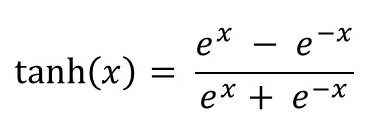
#> input picture images/Hyperbolic Tangent.jpg, 383 x 139 px, given in place of Vd-Orig.png, which was not available
$ python test.py
#> lines starting #> are read from the running program, lines starting #| are printed output that depends on the picture; pictures that were not available may be replaced by others from this repository, and a replacement may not be noted
### utils.py
import numpy as np
from PIL import Image
from matplotlib import pyplot as plt
import seaborn as sns

def get_kernels():
    kernels = []
    kernels.append(('Identity',
                     np.array([[0, 0, 0],
                               [0, 1, 0],
                               [0, 0, 0]])))
    kernels.append(('Edge Detection1',
                     np.array([[1, 0, -1],
                               [0, 0, 0],
                               [-1, 0, 1]])))
    kernels.append(('Edge Detection2',
                     np.array([[0, 1, 0],
                               [1, -4, 1],
                               [0, 1, 0]])))
    kernels.append(('Edge Detection3',
                     np.array([[-1, -1, -1],
                               [-1, 8, -1],
                               [-1, -1, -1]])))
    kernels.append(('Sharpen',
                     np.array([[0, -1, 0],
                               [-1, 5, -1],
                               [0, -1, 0]])))
    kernels.append(('Box Blur',
                     np.array([[1/9, 1/9, 1/9],
                             [1/9, 1/9, 1/9],
                             [1/9, 1/9, 1/9]])))
    kernels.append(('Gaussian Blur',
                     np.array([[1/16, 1/8, 1/16],
                               [1/8, 1/4, 1/8],
                               [1/16, 1/8, 1/16]])))
    return kernels

def pad_img(img, kernel):
    pad_height = (kernel.shape[0] - 1) // 2
    pad_width = (kernel.shape[1] - 1) // 2

    if len(img.shape) == 2:
        return np.pad(img, ((pad_height, pad_height),
                            (pad_width, pad_width)), 'constant')
    return np.pad(img, ((pad_height, pad_height),
                        (pad_width, pad_width),
                        (0, 0)), 'constant')

def convolve2D(img, kernel):
    is_gray_scale = len(img.shape) == 2

    if is_gray_scale:
        img = np.expand_dims(img, axis=2)

    img = pad_img(img, kernel)

    height, width = img.shape[:2]

    new_img = []

    for i in range(height - kernel.shape[0] + 1):
        row = []
        for j in range(width - kernel.shape[1] + 1):
            channels = []
            for k in range(img.shape[2]):
                slice = img[i:i+kernel.shape[0], j:j+kernel.shape[1], k]
                channels.append(np.expand_dims(np.sum(slice * kernel, keepdims=True), axis=0))
            row.append(np.concatenate(channels, axis=2))
        new_img.append(np.concatenate(row, axis=1))

    res = np.maximum(np.concatenate(new_img, axis=0), 0).astype('uint8')

    if is_gray_scale:
        return res[:, :, 0]
    return res

def plot_with_kernels(img):
    kernels = get_kernels()
    n_sub_plots = len(kernels)

    plt.figure('kernels', figsize=(20, 20))

    for i, kernel in enumerate(kernels):
        plt.subplot(n_sub_plots, 3, (i*3) + 1)
        plt.text(0.5, 0.5, kernel[0],
                 horizontalalignment='center',
                 verticalalignment='center',
                 fontsize=15)
        plt.axis('off')

        plt.subplot(n_sub_plots, 3, (i * 3) + 2)
        sns.heatmap(kernel[1], annot=True, cmap='YlGnBu')
        plt.axis('off')

        plt.subplot(n_sub_plots, 3, (i+1) * 3)

        img_ = convolve2D(img, kernel[1])

        if len(img_.shape) == 2:
            plt.imshow(img_, cmap='gray')
        else:
            plt.imshow(img_)

        plt.axis('off')
    plt.show()

# [36 lines left out: functions imshow, get_activations, plot_activations, not called in this run]

### test.py
from utils import *
import cv2
img = cv2.cvtColor(cv2.imread('images/Vd-Orig.png'), cv2.COLOR_BGR2RGB)
#> img is the input picture: shape (139, 383, 3); min 0, max 255, mean 244.4
plot_with_kernels(img)
#> the loop in plot_with_kernels, `for i, kernel in enumerate(kernels):` made 7 passes
#> pass 1, in convolve2D, `img = pad_img(img, kernel)`:
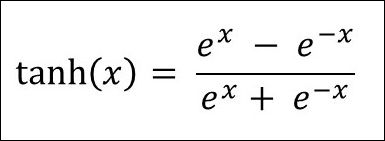
#> img: shape (141, 385, 3); min 0, max 255, mean 239.7
#> pass 2, in plot_with_kernels, `img_ = convolve2D(img, kernel[1])`:
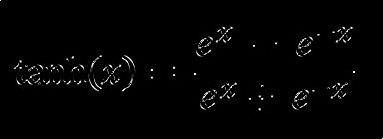
#> img_: shape (139, 383, 3); min 0, max 255, mean 3.7
#> pass 3, in plot_with_kernels, `img_ = convolve2D(img, kernel[1])`:
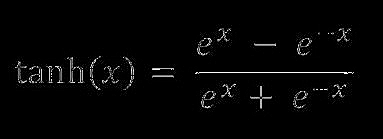
#> img_: shape (139, 383, 3); min 0, max 255, mean 5.2
#> in plot_with_kernels, `plt.show()`:
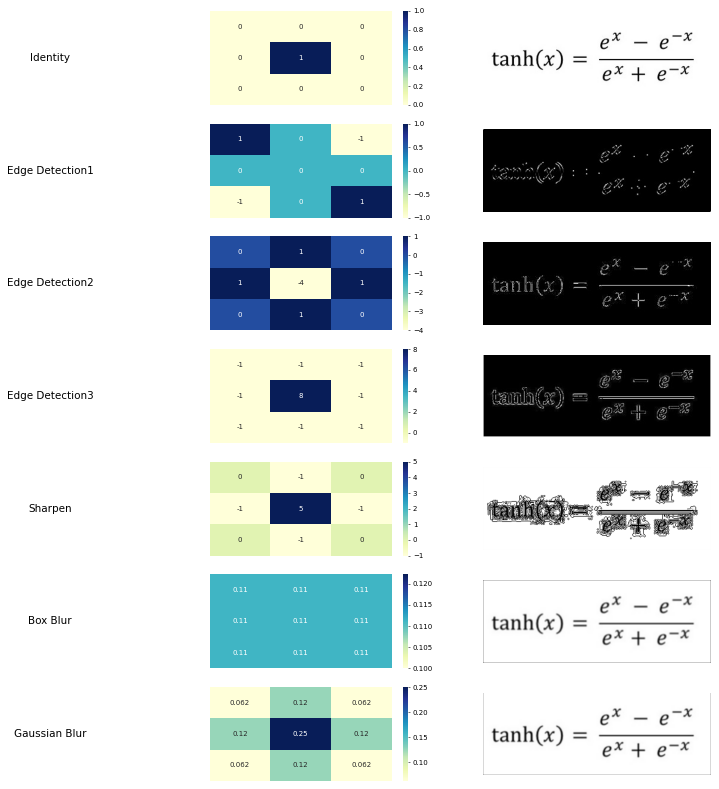
#> figure drawn by matplotlib, 21 panels
